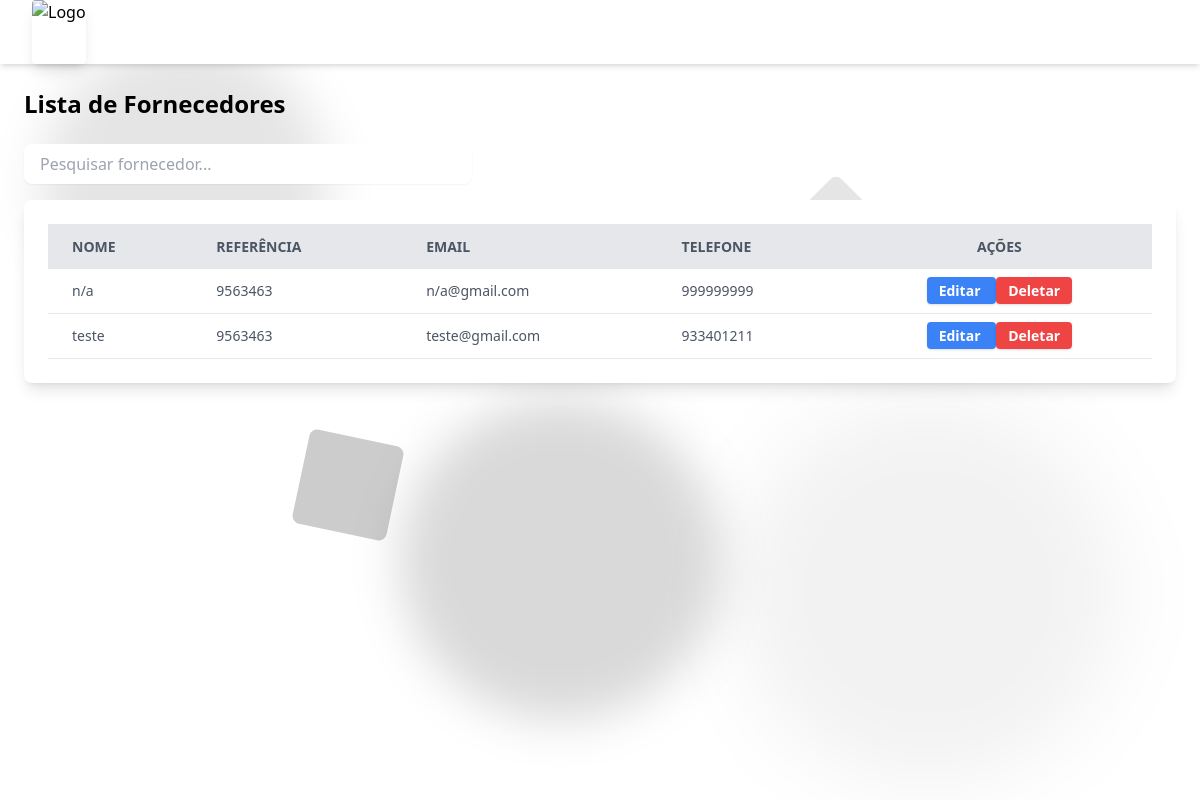
/listar_fornecedores/, run on an earlier commit of the app's database.
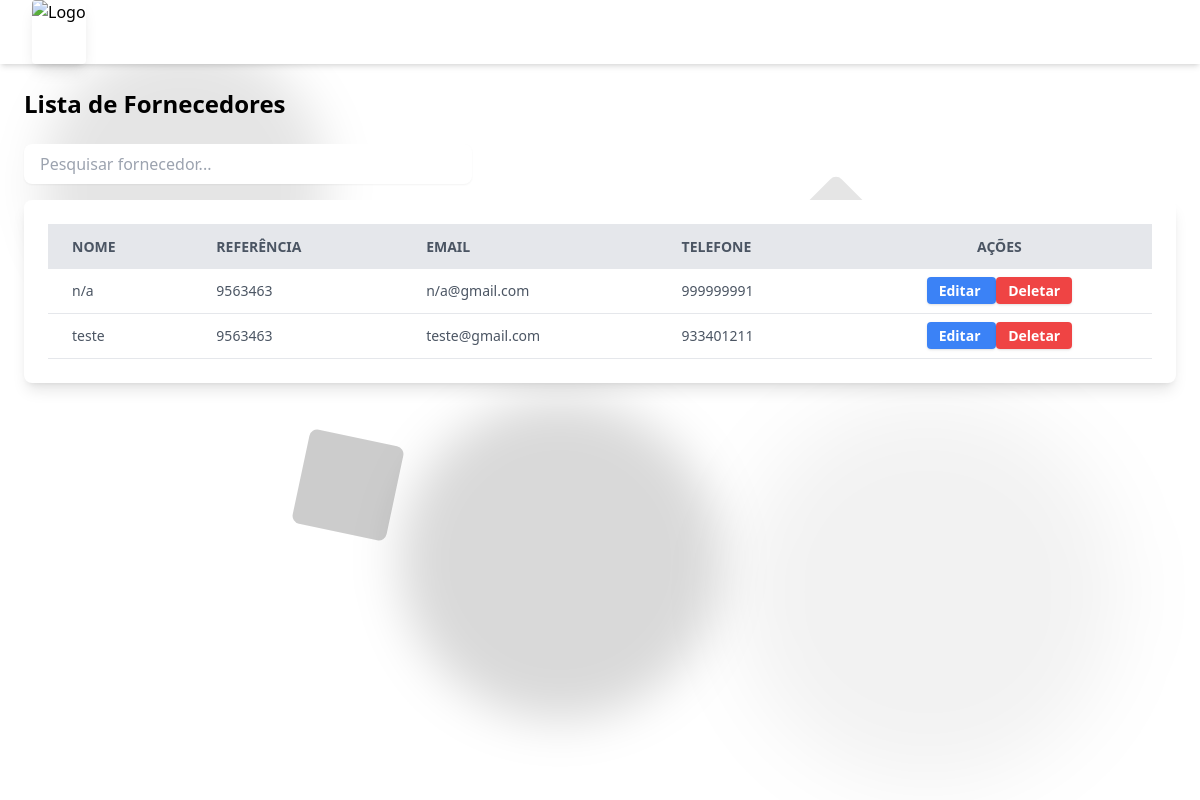
And on a later commit of the database.
### management/models.py (models this page shows, shortened)
class Fornecedor(models.Model):
    nome = models.CharField(max_length=40)
    ref_fornecedor = models.CharField(max_length=14, blank=True, null=True)
    email = models.EmailField(blank=True, null=True)
    telefone = models.CharField(max_length=15, blank=True, null=True)

### management/views.py (the view)
# urls.py: path("listar_fornecedores/", views.listar_fornecedores, name="listar_fornecedores"),
def listar_fornecedores(request):
    fornecedores = Fornecedor.objects.all().order_by('nome')
    return render(request, 'management/listar_fornecedores.html', {'fornecedores': fornecedores})

### management/templates/management/listar_fornecedores.html (shortened to what this page needs)
{% extends 'management/base.html' %}
{% load static %}
{% block content %}
<h1 class="text-2xl font-bold text-black mb-6">Lista de Fornecedores</h1>
<div class="flex justify-between items-center mb-4">
    <input type="text" id="searchInput" placeholder="Pesquisar fornecedor..."
                 class="w-full max-w-md rounded-lg border-gray-300 focus:border-blue-500 focus:ring-blue-500 px-4 py-2 shadow-sm" />
</div>
<div class="overflow-x-auto w-full max-w-7xl bg-white rounded-lg shadow-lg p-6">
        <table id="fornecedoresTable" class="min-w-full table-auto">
                <thead>
                        <tr class="bg-gray-200 text-gray-600 uppercase text-sm leading-normal">
                                <th class="py-3 px-6 text-left">Nome</th>
                                <th class="py-3 px-6 text-left">Referência</th>
                                <th class="py-3 px-6 text-left">Email</th>
                                <th class="py-3 px-6 text-left">Telefone</th>
                                <th class="py-3 px-6 text-center">Ações</th>
                        </tr>
                </thead>
                <tbody class="text-gray-600 text-sm font-light">
                        {% for fornecedor in fornecedores %}
                        <tr class="border-b border-gray-200 hover:bg-gray-100">
                                <td class="py-3 px-6 text-left">
                                        {{ fornecedor.nome }}
                                </td>
                                <td class="py-3 px-6 text-left">
                                        {{ fornecedor.ref_fornecedor }}
                                </td>
                                <td class="py-3 px-6 text-left">
                                        {{ fornecedor.email }}
                                </td>
                                <td class="py-3 px-6 text-left">
                                        {{ fornecedor.telefone }}
                                </td>
                                <td class="py-3 px-6 text-center">
                                        <a href="{% url 'editar_fornecedor' fornecedor.id %}" class="bg-blue-500 hover:bg-blue-600 text-white font-semibold px-3 py-1 rounded shadow">
                                                Editar
                                        </a>
                                        <a href="{% url 'deletar_fornecedor' fornecedor.id %}" class="bg-red-500 hover:bg-red-600 text-white font-semibold px-3 py-1 rounded shadow">
                                                Deletar
                                        </a>
                                </td>
                        </tr>
                        {% empty %}
                        <tr>
                                <td colspan="5" class="py-3 px-6 text-center">Nenhum fornecedor encontrado.</td>
                        </tr>
                        {% endfor %}
                </tbody>
        </table>
</div>
{% endblock %}

What changed in the data, as far as the page shows it:
changed Fornecedor "n/a@gmail.com": telefone "999999999" → "999999991"
